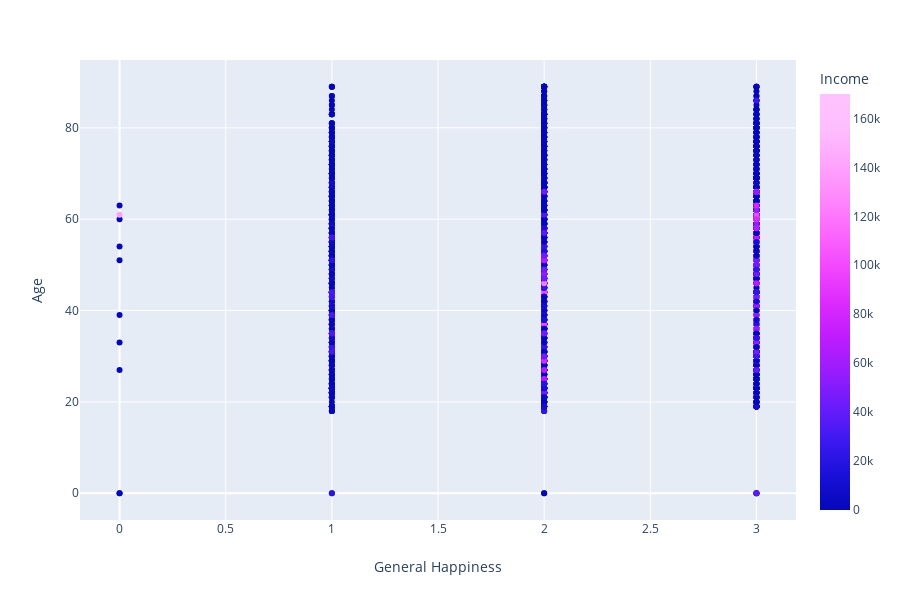

The cell this chart's notebook holds for it:
### Code cell
#plot data; scatterplot of general happiness, age, and income of each data point

px.scatter(happiness_data, x='General Happiness', y='Age', color = 'Income')

### Figure 1 — Plotly figure (JSON) as saved in the notebook; plotly's stock layout.template omitted (floating-point values rounded to 4 significant figures; data arrays with more than 128 entries replaced by an {"elided": "..."} marker saying what was removed)
{"data": [{"hovertemplate": "General Happiness=%{x}<br>Age=%{y}<br>Income=%{marker.color}<extra></extra>", "legendgroup": "", "marker": {"cmax": 170000, "cmin": 0, "color": {"elided": "2869 int values"}, "colorbar": {"title": {"text": "Income"}}, "colorscale": [[0, "#0508b8"], [0.08333, "#1910d8"], [0.1667, "#3c19f0"], [0.25, "#6b1cfb"], [0.3333, "#981cfd"], [0.4167, "#bf1cfd"], [0.5, "#dd2bfd"], [0.5833, "#f246fe"], [0.6667, "#fc67fd"], [0.75, "#fe88fc"], [0.8333, "#fea5fd"], [0.9167, "#febefe"], [1, "#fec3fe"]], "showscale": true, "symbol": "circle"}, "mode": "markers", "name": " ", "showlegend": false, "type": "scatter", "uid": "ac83733d-6c47-469d-a560-b8eecbb11a9b", "x": {"elided": "2869 int values"}, "xaxis": "x", "y": {"elided": "2869 int values"}, "yaxis": "y"}], "layout": {"grid": {"xaxes": ["x"], "xgap": 0.1, "xside": "bottom", "yaxes": ["y"], "ygap": 0.1, "yside": "left"}, "height": 600, "legend": {"tracegroupgap": 0}, "margin": {"t": 60}, "xaxis": {"title": {"text": "General Happiness"}}, "yaxis": {"title": {"text": "Age"}}}}
